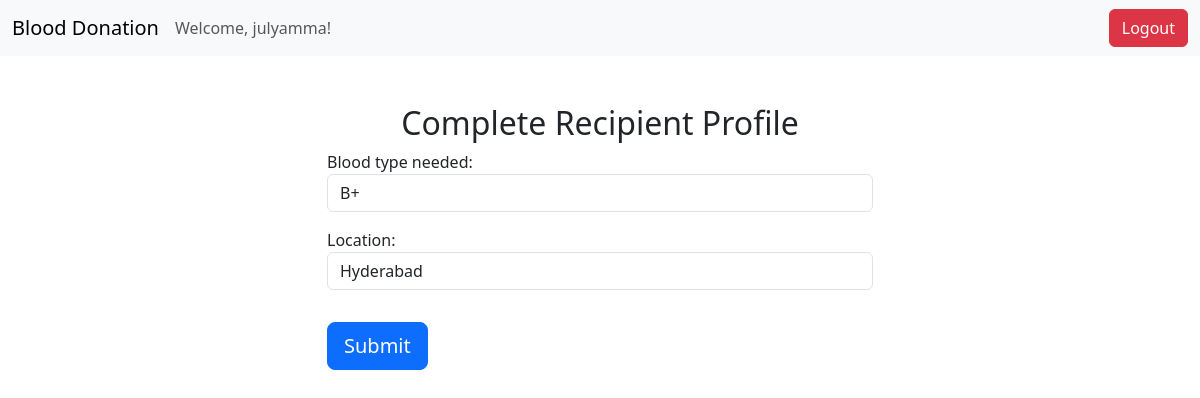
Page /recipient/profile/ (signed in) on the committed database.
### app/models.py (models this page shows, shortened)
class User(AbstractUser):
    ROLE_CHOICES = [('donor', 'Donor'), ('recipient', 'Recipient')]
    role = models.CharField(max_length=10, choices=ROLE_CHOICES)

class RecipientProfile(models.Model):
    user = models.OneToOneField(User, on_delete=models.CASCADE)
    blood_type_needed = models.CharField(max_length=3, choices=BLOOD_GROUP_CHOICES)  # Dropdown for blood type
    location = models.CharField(max_length=100, choices=CITY_CHOICES)  # Dropdown for cities

### app/views.py (the view)
# urls.py: path('recipient/profile/', user_views.recipient_profile, name='recipient_profile'),
@login_required
def recipient_profile(request):
    if request.user.role != 'recipient':
        return redirect('donor_dashboard')
    try:
        recipient_profile = request.user.recipientprofile
    except RecipientProfile.DoesNotExist:
        recipient_profile = None
    if request.method == 'POST':
        form = RecipientProfileForm(request.POST, instance=recipient_profile)
        if form.is_valid():
            recipient_profile = form.save(commit=False)
            recipient_profile.user = request.user
            recipient_profile.save()
            return redirect('recipient_dashboard')
    else:
        form = RecipientProfileForm(instance=recipient_profile)
    return render(request, 'app/recipient_profile.html', {'form': form})

### app/forms.py
class RecipientProfileForm(forms.ModelForm):
    blood_type_needed = forms.ChoiceField(choices=BLOOD_GROUP_CHOICES, widget=forms.Select(attrs={'class': 'form-control'}))
    location = forms.ChoiceField(choices=CITY_CHOICES, widget=forms.Select(attrs={'class': 'form-control'}))
    class Meta:
        model = RecipientProfile
        fields = ['blood_type_needed', 'location']

### app/templates/app/recipient_profile.html (shortened to what this page needs)
{% extends 'app/base.html' %}
{% block content %}
    <div class="row justify-content-center">
        <div class="col-md-6">
            <h2 class="text-center">Complete Recipient Profile</h2>
            <form method="post" class="form-profile">
                {{ form.as_p }}
                <button class="btn btn-lg btn-primary btn-block mt-3" type="submit">Submit</button>
            </form>
        </div>
    </div>
{% endblock %}

### app/templates/app/base.html (shortened to what this page needs)
{% load static %}
<!DOCTYPE html>
<html lang="en">
<head>
    <link href="https://cdn.jsdelivr.net/npm/bootstrap@5.3.0-alpha1/dist/css/bootstrap.min.css" rel="stylesheet">
</head>
<body>
    <nav class="navbar navbar-expand-lg navbar-light bg-light">
        <div class="container-fluid">
            <a class="navbar-brand" href="#">Blood Donation</a>
            <div class="collapse navbar-collapse" id="navbarNav">
                <ul class="navbar-nav me-auto mb-2 mb-lg-0">
                    {% if user.is_authenticated %}
                        <li class="nav-item">
                            <span class="navbar-text">
                                Welcome, {{ user.username }}!
                            </span>
                        </li>
                    {% endif %}
                </ul>
                <ul class="navbar-nav">
                    {% if user.is_authenticated %}
                        <li class="nav-item">
                            <form method="post" action="{% url 'logout' %}">
                                <button class="btn btn-danger" type="submit">Logout</button>
                            </form>
                        </li>
                    {% endif %}
                </ul>
            </div>
        </div>
    </nav>
    <div class="container mt-5">
        {% block content %}{% endblock %}
    </div>
</body>
</html>

### rows in the picture
User: username "julyamma"
RecipientProfile: blood_type_needed "B+", location "Hyderabad"
